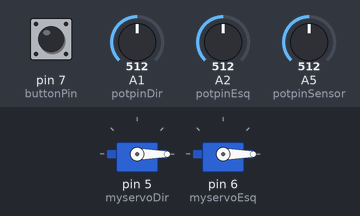
This sketch was run on a simulated Arduino Uno, built with avr-gcc and run on an emulated ATmega328P. Shown: 2 × servo. The test bench sets the inputs (shaded band); at power-on: pin 7 (buttonPin) HIGH, A5 (potpinSensor) = 512, A1 (potpinDir) = 512, A2 (potpinEsq) = 512.

Above: at 1.2 s.
1.3 s: pin 7 (buttonPin) pulled LOW for 0.15 s
At 2.1 s:
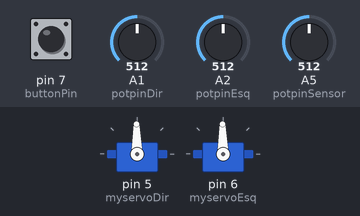
4.4 s: A5 (potpinSensor) set to 716
At 4.7 s:
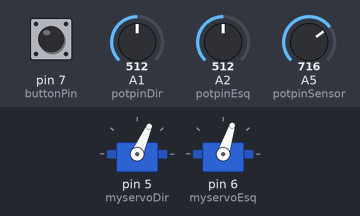
5.9 s: A5 (potpinSensor) set to 900
At 7.1 s:
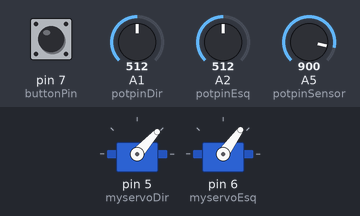
7.4 s: A5 (potpinSensor) set to 1023
At 8.2 s:
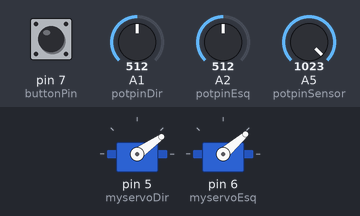
8.9 s: A5 (potpinSensor) set to 306
At 9.3 s:
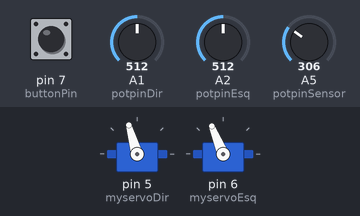
10.4 s: pin 7 (buttonPin) pulled LOW for 1 s
At 11.2 s:
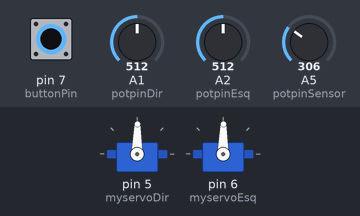
Timing chart, 0 to 15.0 s (numbered marks = the images above; inputs shaded):
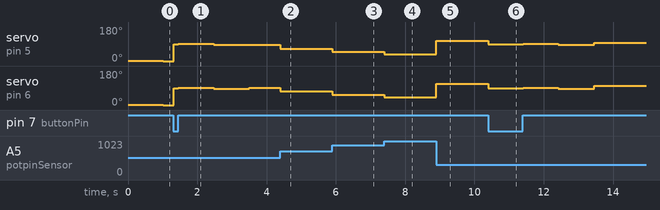

The sketch:

v1_0.ino
```cpp
// Controlling a servo position using a potentiometer (variable resistor)
// by Michal Rinott <http://people.interaction-ivrea.it/m.rinott>

#include <Servo.h>

Servo myservoDir;  // create servo object to control a servo
Servo myservoEsq;  // create servo object to control a servo

const int potpinDir = 1;  // analog pin used to connect the potentiometer
const int potpinEsq = 2;  // analog pin used to connect the potentiometer
const int potpinSensor = 5; // Sensor de Luminosidade ligado embaixo do Robo
int lineSensor = 0; //variavel para atuar em contas de posicionamento
const int buttonPin = 7;  //usado para ligar o Robo
//int buttonState = HIGH;

int val;
int vel = 3;
int meio = 0;
int vmax = 0;
int vmin = 1024;
int meioDir = 0;    // variable to read the value from the analog pin
int meioEsq = 0;    // variable to read the value from the analog pin
int state = 0;
int counter = 0;
int diff = 0;

float p = 0.1;  // Variavel de compensação do PID

void setup(){
  myservoDir.attach(5);  // Declara qual porta do Arduino o servo estará ligado
  myservoEsq.attach(6);  //
  pinMode(buttonPin,INPUT);
  digitalWrite(buttonPin,HIGH);//coloca o estado da porta como pull Up interno
  state = 0;
}

void loop()
{

  if (digitalRead(buttonPin)==LOW){
    state = 0;
  }else{
    if (state == 0){
      state = 1;
      counter = 0;
    }
  }

  if (state == 0){
    val = analogRead(potpinDir);            // reads the value of the potentiometer (value between 0 and 1023)
    meioDir = map(val, 0, 1023, 0, 179);     // scale it to use it with the servo (value between 0 and 180)
    myservoDir.write(meioDir);                  // sets the servo position according to the scaled value

    val = analogRead(potpinEsq);            // reads the value of the potentiometer (value between 0 and 1023)
    meioEsq = map(val, 0, 1023, 0, 179);     // scale it to use it with the servo (value between 0 and 180)
    myservoEsq.write(meioEsq);                  // sets the servo position according to the scaled value
    delay(15);
  }else if (state == 1){
    meio = analogRead(potpinSensor);
    if (meio > vmax) vmax = meio;
    if (meio < vmin) vmin = meio;
    if (counter < 50){
      myservoEsq.write(meioEsq+2);                  // sets the servo position according to the scaled value
      myservoDir.write(meioDir+2);                  // sets the servo position according to the scaled value
    }else if (counter < 100){
      myservoEsq.write(meioEsq-2);                  // sets the servo position according to the scaled value
      myservoDir.write(meioDir-2);                  // sets the servo position according to the scaled value
    }
    counter++;
    delay(20);
    if (counter > 100){
       meio = (vmax + vmin)/2;
       state = 2;
    }
  }else{
    lineSensor = analogRead(potpinSensor);
    diff = (int)((float)(meio - lineSensor) * p);
    myservoEsq.write(meioEsq+vel+diff);                  // sets the servo position according to the scaled value
    myservoDir.write(meioDir-vel+diff);                  // sets the servo position according to the scaled value
  }
}
```

Measured:
- after the input at 1.3 s, servo on pin 5 (myservoDir): 0° → 89° at once, → 91° 0.14 s later, → 87° 1.0 s later, → 86° 1.0 s later; servo on pin 6 (myservoEsq): 0° → 89° at once, → 91° 0.14 s later, → 87° 1.0 s later, → 92° 1.0 s later
- after the input at 4.4 s, servo on pin 5 (myservoDir): 86° → 66° at once; servo on pin 6 (myservoEsq): 92° → 72° at once
- after the input at 5.9 s, servo on pin 5 (myservoDir): 66° → 48° at once; servo on pin 6 (myservoEsq): 72° → 54° at once
- after the input at 7.4 s, servo on pin 5 (myservoDir): 48° → 35° at once; servo on pin 6 (myservoEsq): 54° → 41° at once
- after the input at 8.9 s, servo on pin 5 (myservoDir): 35° → 106° at once; servo on pin 6 (myservoEsq): 41° → 112° at once
- after the input at 10.4 s, servo on pin 5 (myservoDir): 106° → 89° at once, → 91° 1.0 s later, → 87° 1.0 s later, → 96° 1.0 s later; servo on pin 6 (myservoEsq): 112° → 89° at once, → 91° 1.0 s later, → 87° 1.0 s later, → 102° 1.0 s later
